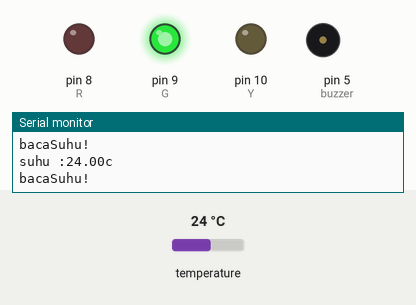
This sketch was run on a simulated Arduino Uno, built with avr-gcc and run on an emulated ATmega328P. Parts: output pins drawn as LEDs (lit = HIGH), buzzer (waves = sounding, pin HIGH), the last lines printed to the serial monitor. The inputs (shaded band) are chosen by the test bench; at power-on: temperature 24 °C.

Above: at 2.3 s.
2.4 s: temperature set to 30.6 °C
4.2 s: temperature set to 31.6 °C
At 4.9 s:
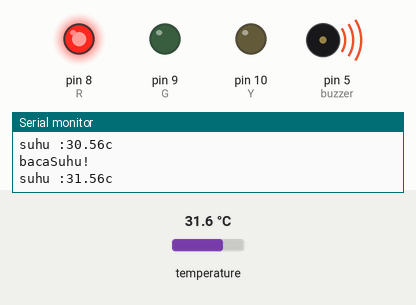
6.1 s: temperature set to 12 °C
At 7.1 s:
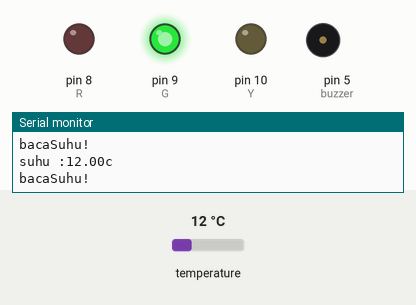
7.6 s: temperature set to 33 °C
At 8.1 s:
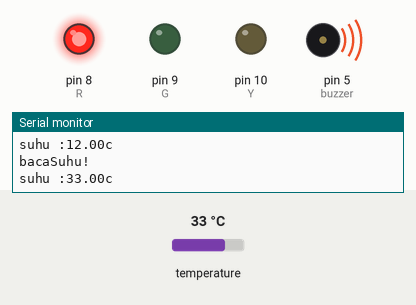
Timing chart, 0 to 10.1 s (numbered marks = the images above; inputs shaded):
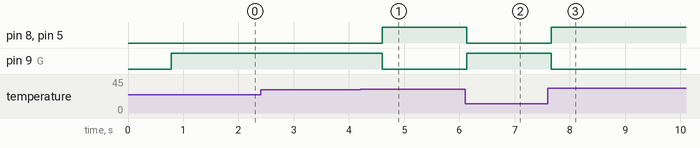

The sketch:

1._sensor_suhu.ino
```cpp
#include <OneWire.h>
#include <DallasTemperature.h>


int sensorsuhu =2;
OneWire oneWire(sensorsuhu);
DallasTemperature sensors(&oneWire);
int buzzer =5;
int R =8;
int G =9;
int Y =10;

void setup() {
  //Menentukan Fungsionalitas dari PIN pada Microcontroller
  Serial.begin(9600);
  sensors.begin();
  pinMode(buzzer,OUTPUT);
  pinMode(R,OUTPUT);
  pinMode(G,OUTPUT);
  pinMode(Y,OUTPUT);
}

void loop() {
  //baca Sensor

  sensors.requestTemperatures();
  float bacaSuhu = sensors.getTempCByIndex(0);

  // print serial
  Serial.print ("suhu :");
  Serial.print(bacaSuhu);
  Serial.print("c");
  Serial.println();// enter


  //logika
  if (bacaSuhu >=31){
  digitalWrite(buzzer,HIGH);
  digitalWrite(R,HIGH);
  digitalWrite(G,LOW);
}
else
{
  Serial.println("bacaSuhu!");
  digitalWrite(buzzer,LOW);
  digitalWrite(G,HIGH);
  digitalWrite(R,LOW);
}
}
```

Measured:
- the behaviour switches between 30.9 and 31 °C on temperature (found by bisection; images 0 and 1)
- after the input at 4.2 s, pin 8 (R), pin 5 (buzzer): LOW → HIGH after 0.40 s; pin 9 (G): HIGH → LOW after 0.40 s
- after the input at 6.1 s, pin 8 (R), pin 5 (buzzer): HIGH → LOW at once; pin 9 (G): LOW → HIGH at once
- after the input at 7.6 s, pin 8 (R), pin 5 (buzzer): LOW → HIGH after 0.06 s; pin 9 (G): HIGH → LOW after 0.06 s
